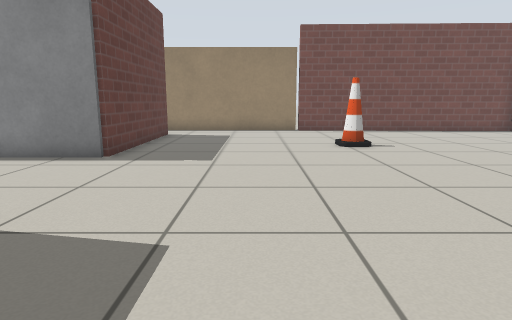
View 1 (above)

17 first-person views from a walk through a world built for the Gazebo simulator. The camera is 0.72 m above the floor, tilts 10° down and sees 75° across. The floor is counted in squares, 0.5 m on a side. Each view is taken from the middle of a square. On the plan, view 1 faces up. The plan holds only what a view shows up to about 15 squares ahead; the rest is blank. Gazebo's built-in surfaces are drawn with simple patterns.

View 2
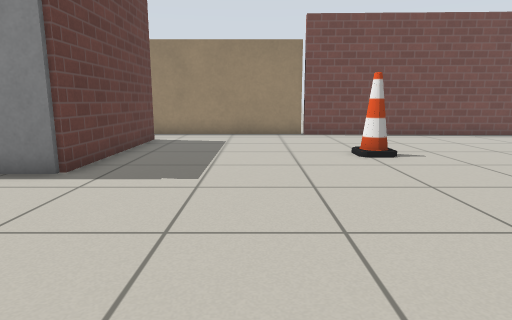

View 3
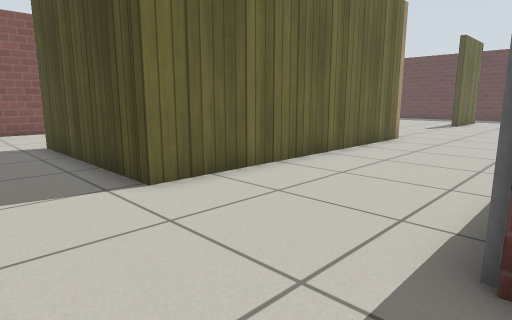

View 4
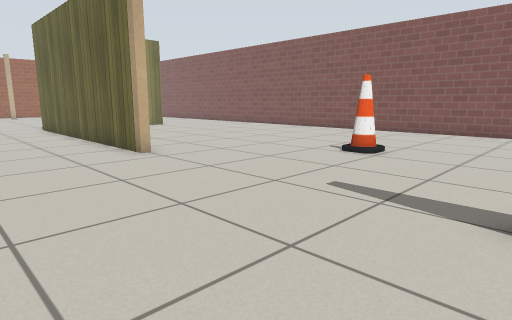

View 5
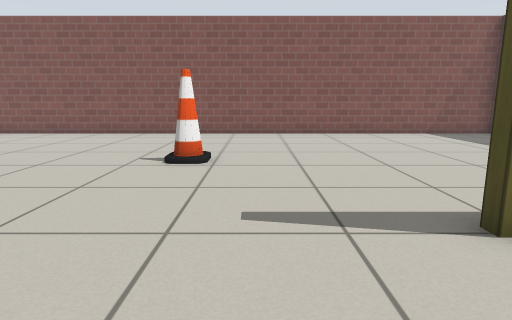

View 6
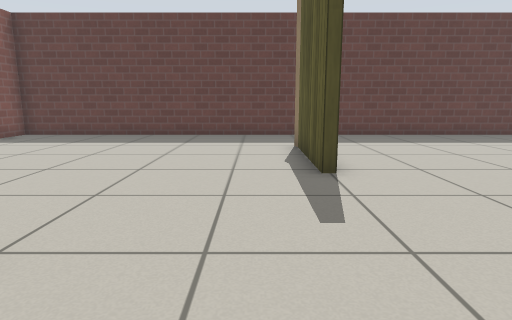

View 7
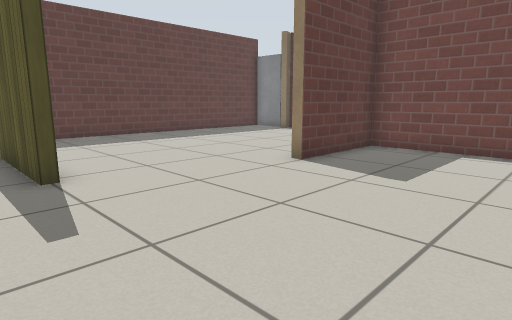

View 8
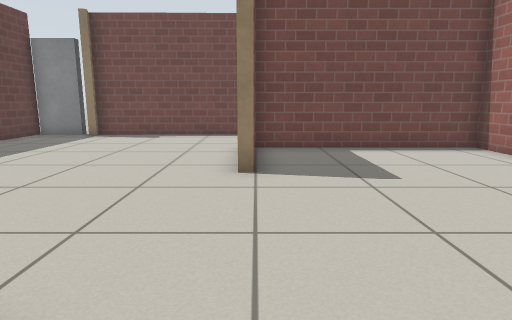

View 9
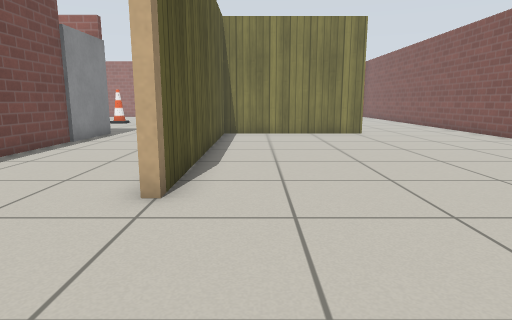

View 10
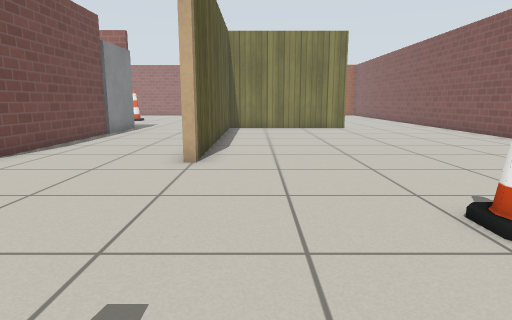

View 11
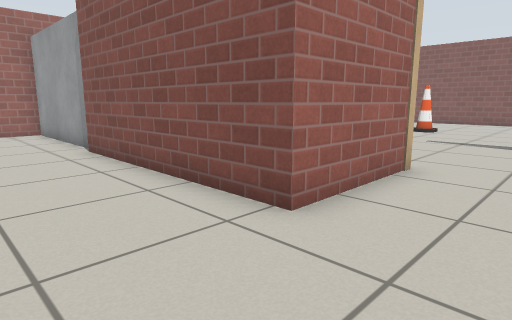

View 12
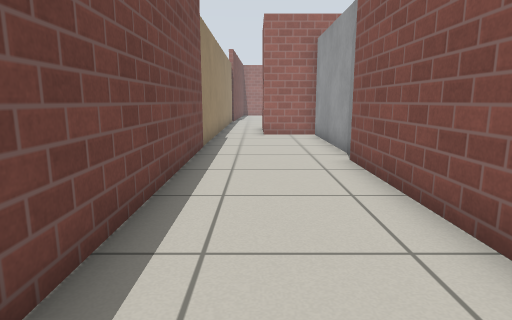

View 13
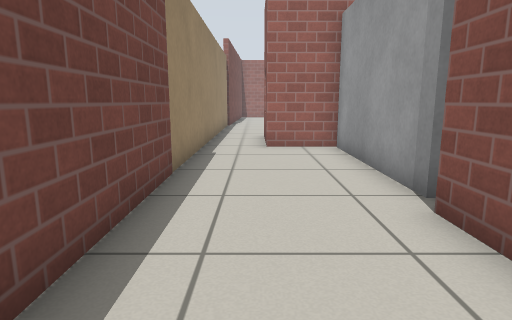

View 14
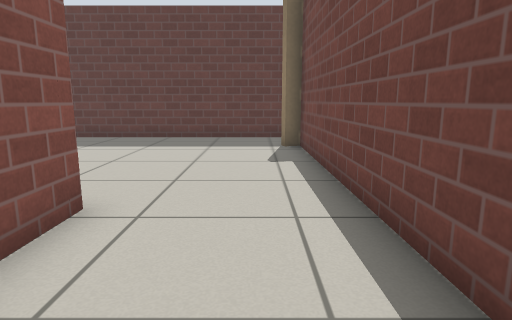

View 15
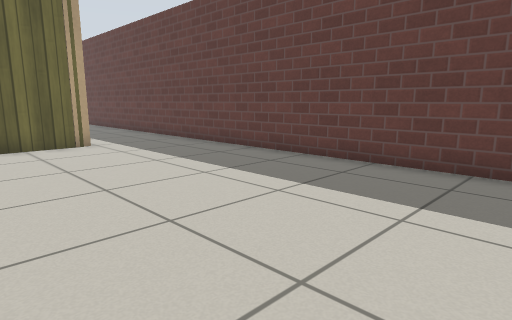

View 16
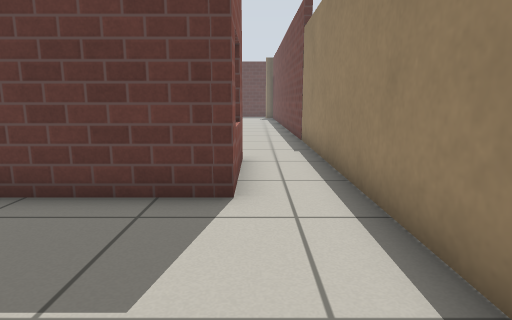

View 17
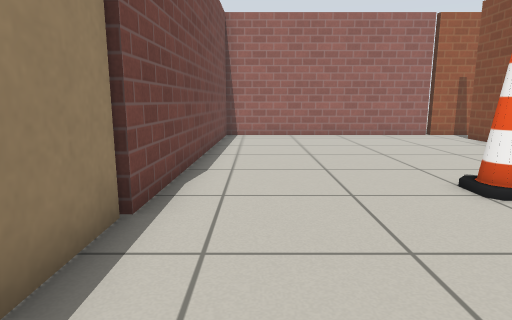

### Floor plan
Points are (right, up) in squares from view 1. A wall is a line through its corners. A room is listed if a view was taken in it or the views show most of it. See-through windows are left out.
Room 1 (views 1, 2, 3, 16, 17)
walls: (9.1, 6.8) (11, 6.8); (-3.7, 3.7) (-3.7, -2.9); (12.4, 5.8) (12.4, 7.5); (12.4, 7.6) (12.4, 16.3) (2.1, 16.6); (2.1, 16.9) (-7.6, 16.7); (-7.4, 14.7) (-3.9, 14.7) (-3.9, 8.6); (-4.6, -8) (-3.1, -8)
ways out: opening at (-7, 15.5) to room 2; opening at (-4, -5) to room 2; opening at (-4, 6) to room 2; gap at (13, 8)
objects: cone (3, 11)
Room 2 (views 4, 5, 6, 7, 8, 9, 10, 11, 12, 13, 14, 15)
walls: (-14.2, 3.7) (-3.7, 3.7); (-22.6, 3.8) (-22.6, 3.4) (-26.5, 3.4); (-21.3, 8.6) (-21.3, 12.7) (-13.8, 12.7); (-14.2, 10.9) (-14.2, 12.4) (-21, 12.4) (-21, 8.6); (-26.6, 3.7) (-24.4, 3.7); (-26.9, 3.5) (-26.3, 3.7); (-7, 8.7) (-13.5, 8.7); (-7.4, 12.4) (-7.4, 14.7); (-4, -2.9) (-4, 3.4) (-14.2, 3.4); (-7.6, 16.7) (-27.8, 16.4) (-27.7, 15.9) (-28, 15.8); (-30.4, 16.5) (-30.4, -8) (-4.6, -8)
ways out: opening at (-7, 15.5) to room 1; opening at (-4, -5) to room 1; opening at (-4, 6) to room 1
objects: door leaf (-30, 17) to (-29, 17); cone (-18, -1); door leaf (-13, 12) to (-8, 12); door leaf (-6, 9) to (-5, 9)

Where each view was taken, in squares from view 1:
view 1: 0 up, 0 right, facing up
view 2: 2 up, 0 right, facing up
view 3: 9 up, 1 left, facing down-left
view 4: 8 up, 23 left, facing down-right
view 5: 7 up, 20 left, facing down
view 6: 2 up, 16 left, facing left
view 7: 2 up, 16 left, facing up-left
view 8: 2 up, 21 left, facing up
view 9: 2 up, 19 left, facing right
view 10: 2 up, 22 left, facing right
view 11: 16 up, 24 left, facing down-right
view 12: 15 up, 22 left, facing right
view 13: 15 up, 18 left, facing right
view 14: 15 up, 17 left, facing left
view 15: 15 up, 23 left, facing down-left
view 16: 15 up, 1 right, facing left
view 17: 15 up, 2 left, facing right
